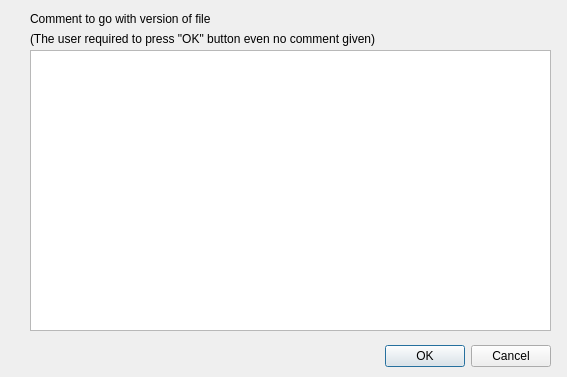
<?xml version="1.0" encoding="UTF-8"?>
<ui version="4.0">
 <class>GetCommentForm</class>
 <widget class="QDialog" name="GetCommentForm">
  <property name="geometry">
   <rect>
    <x>0</x>
    <y>0</y>
    <width>567</width>
    <height>377</height>
   </rect>
  </property>
  <property name="windowTitle">
   <string>GetCommentForm</string>
  </property>
  <widget class="QDialogButtonBox" name="buttonBox">
   <property name="geometry">
    <rect>
     <x>210</x>
     <y>340</y>
     <width>341</width>
     <height>32</height>
    </rect>
   </property>
   <property name="orientation">
    <enum>Qt::Horizontal</enum>
   </property>
   <property name="standardButtons">
    <set>QDialogButtonBox::Cancel|QDialogButtonBox::Ok</set>
   </property>
  </widget>
  <widget class="QLabel" name="label">
   <property name="geometry">
    <rect>
     <x>30</x>
     <y>10</y>
     <width>241</width>
     <height>17</height>
    </rect>
   </property>
   <property name="text">
    <string>Comment to go with version of file</string>
   </property>
  </widget>
  <widget class="QTextEdit" name="commentInput">
   <property name="geometry">
    <rect>
     <x>30</x>
     <y>50</y>
     <width>521</width>
     <height>281</height>
    </rect>
   </property>
  </widget>
  <widget class="QLabel" name="label_2">
   <property name="geometry">
    <rect>
     <x>30</x>
     <y>30</y>
     <width>431</width>
     <height>17</height>
    </rect>
   </property>
   <property name="text">
    <string>(The user required to press &quot;OK&quot; button even no comment given)</string>
   </property>
  </widget>
 </widget>
 <resources/>
 <connections>
  <connection>
   <sender>buttonBox</sender>
   <signal>accepted()</signal>
   <receiver>GetCommentForm</receiver>
   <slot>accept()</slot>
   <hints>
    <hint type="sourcelabel">
     <x>248</x>
     <y>254</y>
    </hint>
    <hint type="destinationlabel">
     <x>157</x>
     <y>274</y>
    </hint>
   </hints>
  </connection>
  <connection>
   <sender>buttonBox</sender>
   <signal>rejected()</signal>
   <receiver>GetCommentForm</receiver>
   <slot>reject()</slot>
   <hints>
    <hint type="sourcelabel">
     <x>316</x>
     <y>260</y>
    </hint>
    <hint type="destinationlabel">
     <x>286</x>
     <y>274</y>
    </hint>
   </hints>
  </connection>
 </connections>
</ui>
